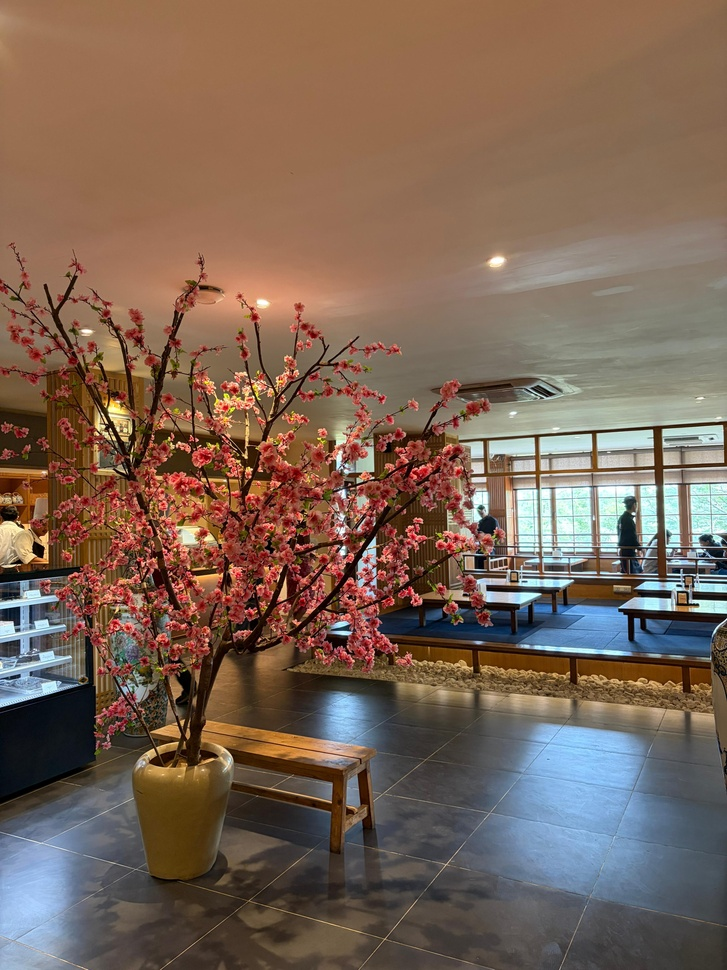
#> input picture data/real/0c321802-ac51-44d1-8322-aefae4f3af7a.JPG, 727 x 970 px, shrunk from 3120 x 4160 before the run
$ python -i compression.py   (imports and definitions only)   (older library calls are emulated)
#> lines starting #> are read from the running program, lines starting #| are printed output that depends on the picture; after the words box and inside, x2 and y2 are one past the last pixel; in counts of white or black regions, pixels touching at a corner belong together
### utils/preprocessing.py
from __future__ import annotations
import cv2
import numpy as np

def normalizeImage(img: np.ndarray)-> np.ndarray: #  Normalize image to range [0,1].
    return img.astype(np.float32) / 255.0

def equalizeHistogram(gray: np.ndarray)-> np.ndarray: # Equalize histogram of grayscale image.
    return cv2.equalizeHist(gray)

def gaussianBlur(img: np.ndarray, kernel: int = 3,) -> np.ndarray: # for edge detection + noise reduction
    return cv2.GaussianBlur(img,(kernel, kernel),0,)


def splitPatches(img: np.ndarray, rows: int = 6, cols: int = 6,)-> list[np.ndarray]: # image --> grids
    h, w = img.shape[:2]

    pH = h // rows
    pW = w // cols

    patches = []

    for i in range(rows):
        for j in range(cols):

            y1 = i * pH
            y2 = (i + 1) * pH

            x1 = j * pW
            x2 = (j + 1) * pW

            patches.append(img[y1:y2, x1:x2])
    return patches


# [7 lines left out: function imageEntropy, not called in this run]

def imageContrast(gray: np.ndarray)-> float: # Standard deviation of intensity.
    return float(np.std(gray))


# [5 lines left out: function cropBorder, not called in this run]

### evidence/compression.py
from __future__ import annotations
import cv2
import numpy as np
from utils.preprocessing import splitPatches

def blockDifference(gray: np.ndarray, block: int = 8,) -> float: # Measure discontinuities across JPEG block boundaries.
    h, w = gray.shape
    values = []
    for x in range(block, w, block):
        diff = np.abs(gray[:, x].astype(np.float32) - gray[:, x - 1].astype(np.float32))
        values.append(diff.mean())

    for y in range(block, h, block):
        diff = np.abs(gray[y, :].astype(np.float32) - gray[y - 1, :].astype(np.float32))
        values.append(diff.mean())

    if len(values) == 0:
        return 0.0

    return float(np.mean(values))

def patchNoise(gray: np.ndarray,) -> float: # Estimate local noise level.
    patches = splitPatches(gray, rows=6, cols=6,)
    noise = []
    for patch in patches:
        blur = cv2.GaussianBlur(patch, (3, 3), 0,)
        diff = cv2.absdiff(patch, blur,)
        noise.append(diff.mean())
    return float(np.mean(noise))

def ringingScore(gray: np.ndarray,) -> float: # Estimate ringing around edges.
    edges = cv2.Canny(gray, 100, 200,)
    lap = cv2.Laplacian(gray, cv2.CV_64F,)
    values = np.abs(lap[edges > 0])

    if len(values) == 0:
        return 0.0

    return float(values.mean())

def dctEnergy(gray: np.ndarray,) -> float: # High-frequency DCT energy.
    img = gray.astype(np.float32)
    h, w = img.shape
    if h % 2 == 1:
        img = img[:-1, :]
    if w % 2 == 1:
        img = img[:, :-1]
    dct = cv2.dct(img)
    h, w = dct.shape
    roi = dct[h//2:, w//2:,]
    return float(np.mean(np.abs(roi)))


def compressionEvidence(gray: np.ndarray,):
    block = blockDifference(gray)
    noise = patchNoise(gray)
    ringing = ringingScore(gray)
    dct = dctEnergy(gray)
    confidence = np.mean([min(block / 20, 1), min(noise / 10, 1), min(ringing / 40, 1), min(dct / 50, 1),])

    return {
        "confidence": float(confidence),
        "features": {
            "block_difference": float(block),
            "patch_noise": float(noise),
            "ringing_score": float(ringing),
            "dct_energy": float(dct),
        },
    }

>>> import cv2
>>> picture = cv2.imread('../data/real/0c321802-ac51-44d1-8322-aefae4f3af7a.JPG', cv2.IMREAD_GRAYSCALE)
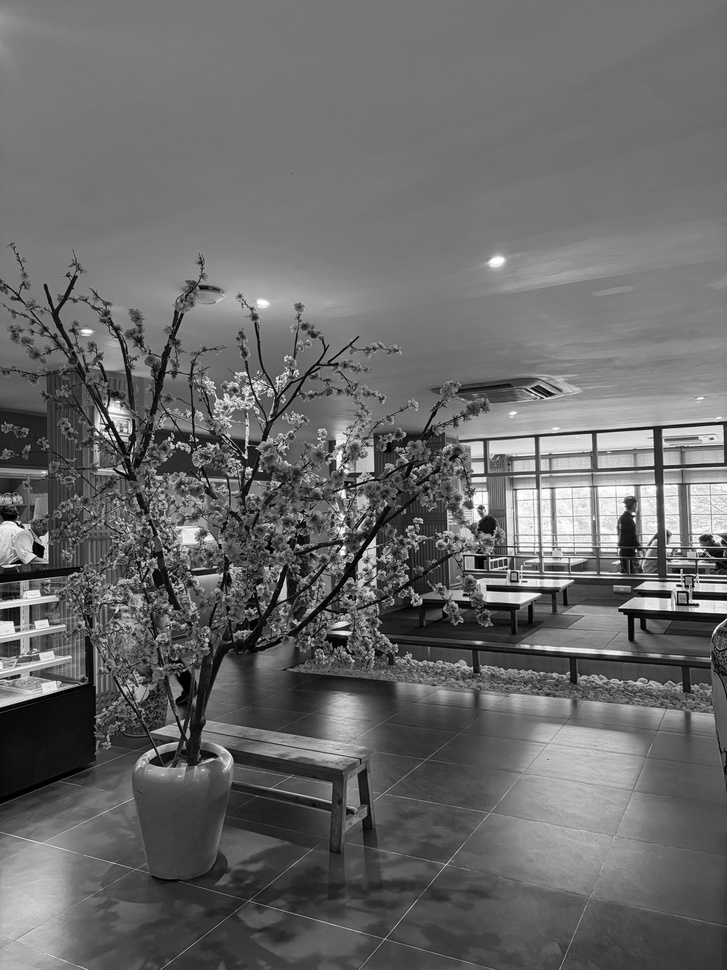
#> picture: shape (970, 727); min 0, max 255, mean 105.4
>>> result = compressionEvidence(picture)
#> after the loop in blockDifference, `for x in range(block, w, block):`: values = 90 values, max 15.94 at index 11, min 2.98 at index 87, mean 7.45
#> after the loop in blockDifference, `for y in range(block, h, block):`: values = 211 values, max 36.85 at index 161, min 0.519 at index 112, mean 8.13
#> in compressionEvidence, `block = blockDifference(gray)`: block = 8.13
#> after the loop in splitPatches, `for i in range(rows):`: patches = 36 items
#> the loop in patchNoise, `for patch in patches:` made 36 passes
#> pass 1, in patchNoise, `blur = cv2.GaussianBlur(patch, (3, 3), 0,)`:
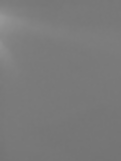
#> blur: shape (161, 121); min 115, max 150, mean 122
#> pass 1, in patchNoise, `diff = cv2.absdiff(patch, blur,)`:
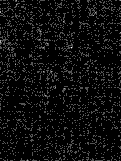
#> diff: shape (161, 121); min 0, max 3, mean 0.156; drawn with min black and max white
#> pass 2, in patchNoise, `diff = cv2.absdiff(patch, blur,)`:
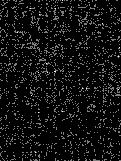
#> diff: shape (161, 121); min 0, max 2, mean 0.134; drawn with min black and max white
#> after the loop in patchNoise, `for patch in patches:`:
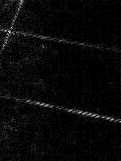
#> diff: shape (161, 121); min 0, max 28, mean 0.9; drawn with min black and max white
#> after the loop in patchNoise, `for patch in patches:`: noise = 36 values, max 12.45 at index 20, min 0.119 at index 3, mean 4.27
#> in compressionEvidence, `noise = patchNoise(gray)`: noise = 4.27
#> in ringingScore, `edges = cv2.Canny(gray, 100, 200,)`:
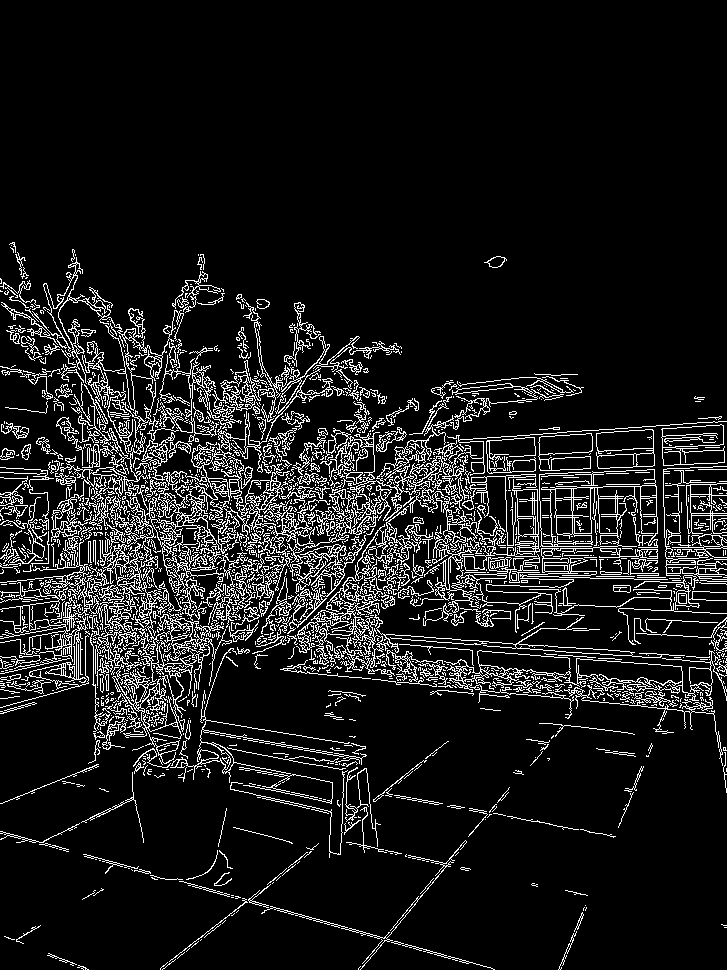
#> edges: shape (970, 727); 10.1% white in thin lines or dots, all inside (x1, y1, x2, y2) = (0, 242, 727, 970)
#> in compressionEvidence, `ringing = ringingScore(gray)`: ringing = 59.37
#> in dctEnergy, `roi = dct[h//2:, w//2:,]`:
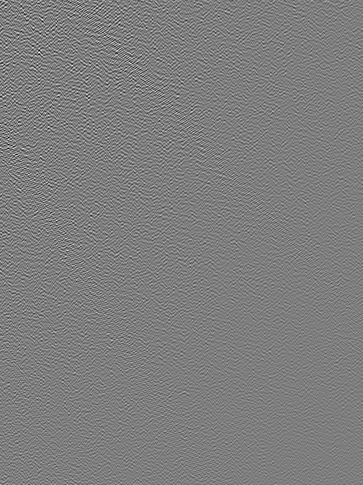
#> roi: shape (485, 363) float32; min -44.35, max 45.17, mean 0; drawn with min black and max white
#> in compressionEvidence, `dct = dctEnergy(gray)`: dct = 4.92
#> in compressionEvidence, `confidence = np.mean([min(block / 20, 1), min(noise / 10, 1), min(ring..`: confidence = 0.483
#> result = 2 items

$ run again, on data/real/14abeece-e846-4b83-bfd9-c47ade1bc2cb.JPG
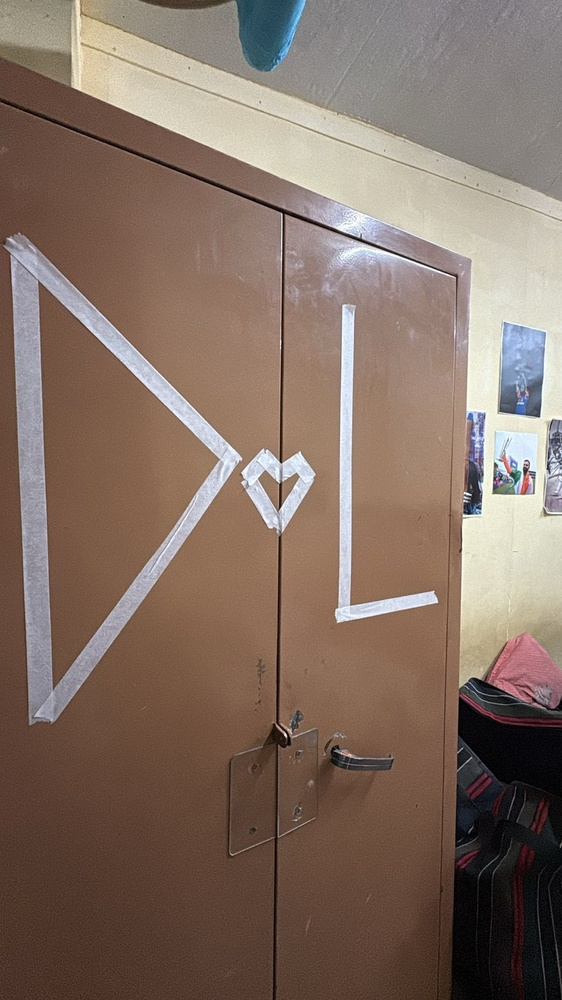
#> input picture data/real/14abeece-e846-4b83-bfd9-c47ade1bc2cb.JPG, 562 x 1000 px, shrunk from 900 x 1600 before the run
#> after the loop in blockDifference, `for x in range(block, w, block):`: values = 70 values, max 26.25 at index 34, min 4.07 at index 51, mean 6.2
#> after the loop in blockDifference, `for y in range(block, h, block):`: values = 194 values, max 26.25 at index 34, min 3.67 at index 148, mean 5.78
#> block = 5.78
#> after the loop in splitPatches, `for i in range(rows):`: patches = 36 items
#> the loop in patchNoise, `for patch in patches:` made 36 passes
#> after the loop in patchNoise, `for patch in patches:`: noise = 36 values, max 6.49 at index 17, min 1.82 at index 25, mean 3.17
#> in compressionEvidence, `noise = patchNoise(gray)`: noise = 3.17
#> in ringingScore, `edges = cv2.Canny(gray, 100, 200,)`:
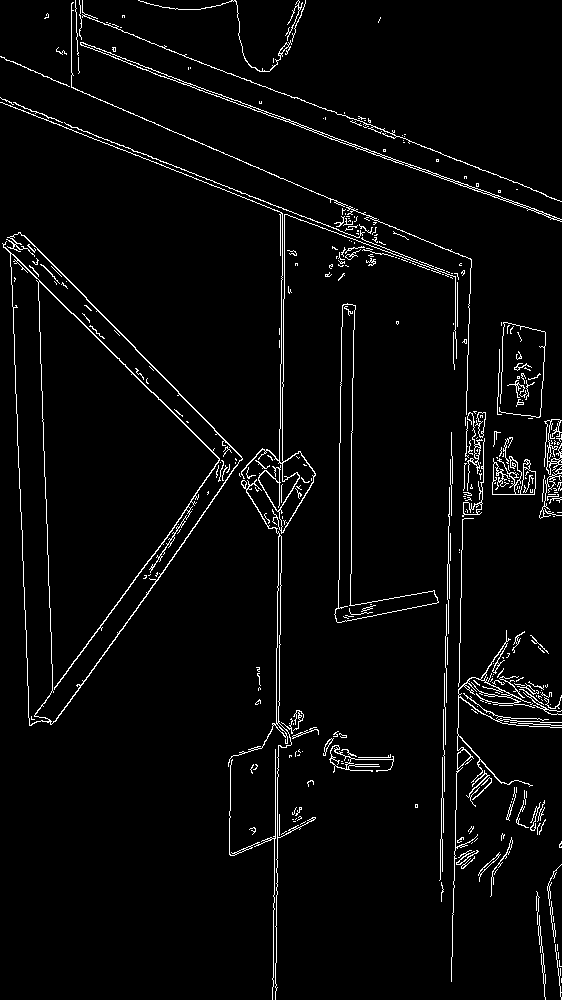
#> edges: shape (1000, 562); 3.5% white in thin lines or dots
#> in ringingScore, `values = np.abs(lap[edges > 0])`: values = 19784 values, max 309 at index 8796, min 0 at index 156, mean 47.44
#> ringing = 47.44
#> in dctEnergy, `roi = dct[h//2:, w//2:,]`:
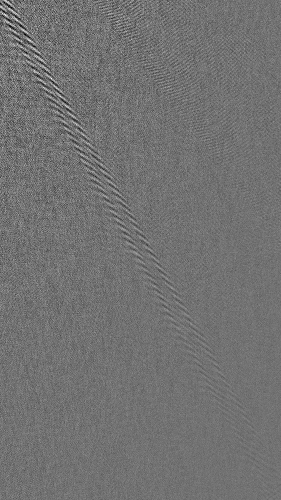
#> roi: shape (500, 281) float32; min -34.25, max 42.15, mean 0; drawn with min black and max white
#> in compressionEvidence, `dct = dctEnergy(gray)`: dct = 2.7
#> confidence = 0.415
#> result = 2 items
